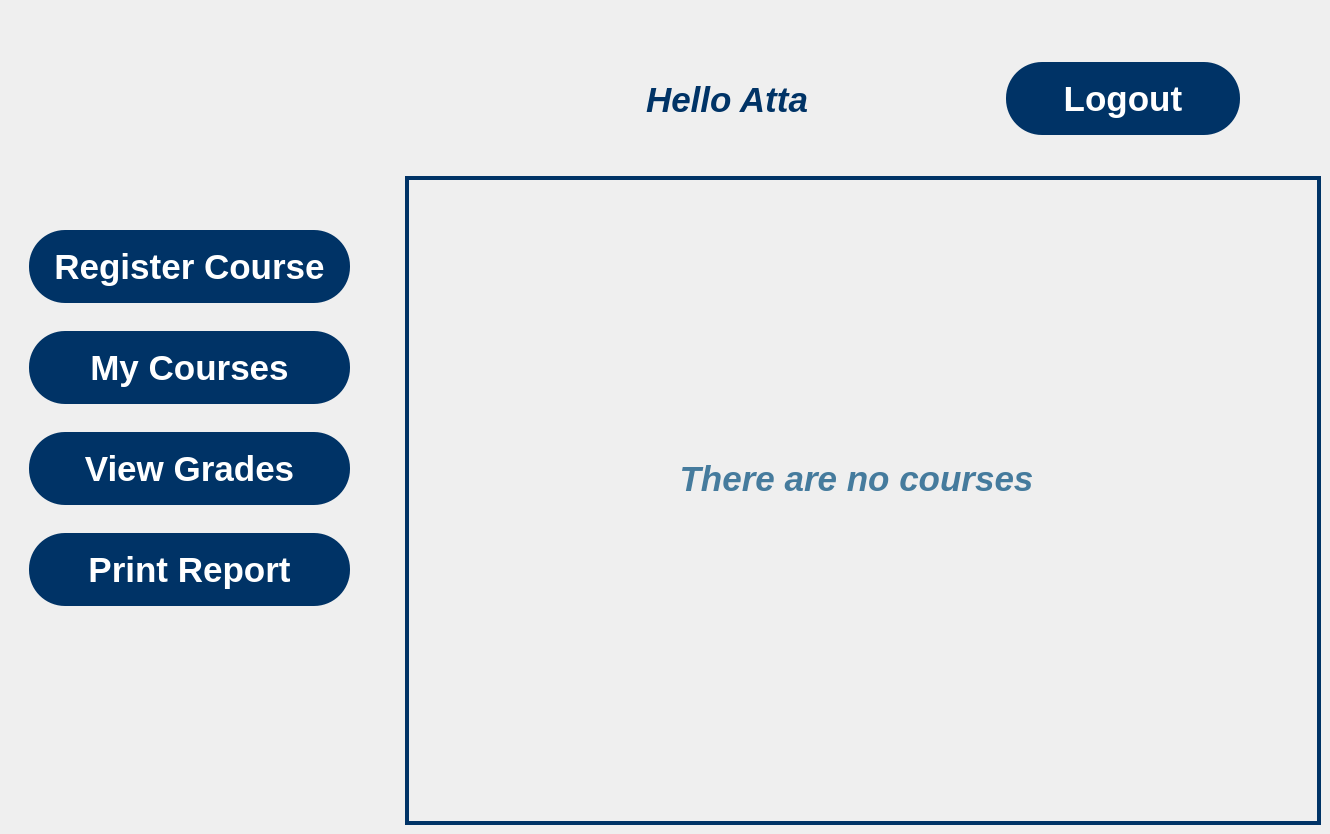
    <widget class="QWidget" name="first_user_page">
     <property name="styleSheet">
      <string notr="true">background-image: url(:/images/images/First_admin_page.png);</string>
     </property>
     <widget class="QPushButton" name="Logoutuser_btn">
      <property name="geometry">
       <rect>
        <x>1006</x>
        <y>62</y>
        <width>234</width>
        <height>73</height>
       </rect>
      </property>
      <property name="font">
       <font>
        <family>Arial</family>
        <pointsize>26</pointsize>
        <bold>true</bold>
       </font>
      </property>
      <property name="cursor">
       <cursorShape>PointingHandCursor</cursorShape>
      </property>
      <property name="styleSheet">
       <string notr="true">background:transparent;
background-color: #003366;
border-radius: 36px;
color:white;</string>
      </property>
      <property name="text">
       <string>Logout</string>
      </property>
     </widget>
     <widget class="QPushButton" name="View_grad_btn">
      <property name="geometry">
       <rect>
        <x>29</x>
        <y>432</y>
        <width>321</width>
        <height>73</height>
       </rect>
      </property>
      <property name="font">
       <font>
        <family>Arial</family>
        <pointsize>26</pointsize>
        <bold>true</bold>
       </font>
      </property>
      <property name="cursor">
       <cursorShape>PointingHandCursor</cursorShape>
      </property>
      <property name="styleSheet">
       <string notr="true">background:transparent;
background-color: #003366;
border-radius: 36px;
color:white;</string>
      </property>
      <property name="text">
       <string>View Grades</string>
      </property>
     </widget>
     <widget class="QPushButton" name="Mycourses_btn">
      <property name="geometry">
       <rect>
        <x>29</x>
        <y>331</y>
        <width>321</width>
        <height>73</height>
       </rect>
      </property>
      <property name="font">
       <font>
        <family>Arial</family>
        <pointsize>26</pointsize>
        <bold>true</bold>
       </font>
      </property>
      <property name="cursor">
       <cursorShape>PointingHandCursor</cursorShape>
      </property>
      <property name="styleSheet">
       <string notr="true">background:transparent;
background-color: #003366;
border-radius: 36px;
color:white;</string>
      </property>
      <property name="text">
       <string>My Courses</string>
      </property>
     </widget>
     <widget class="QLabel" name="Hellouser_txt">
      <property name="enabled">
       <bool>true</bool>
      </property>
      <property name="geometry">
       <rect>
        <x>646</x>
        <y>75</y>
        <width>261</width>
        <height>49</height>
       </rect>
      </property>
      <property name="sizePolicy">
       <sizepolicy hsizetype="Expanding" vsizetype="Expanding">
        <horstretch>0</horstretch>
        <verstretch>0</verstretch>
       </sizepolicy>
      </property>
      <property name="font">
       <font>
        <family>Arial</family>
        <pointsize>26</pointsize>
        <italic>true</italic>
        <bold>true</bold>
       </font>
      </property>
      <property name="styleSheet">
       <string notr="true">background:transparent;
color:#003366;</string>
      </property>
      <property name="text">
       <string>Hello Atta</string>
      </property>
      <property name="textInteractionFlags">
       <set>Qt::TextInteractionFlag::NoTextInteraction</set>
      </property>
     </widget>
     <widget class="QLabel" name="no_courses_lbl_2">
      <property name="enabled">
       <bool>true</bool>
      </property>
      <property name="geometry">
       <rect>
        <x>636</x>
        <y>463</y>
        <width>441</width>
        <height>31</height>
       </rect>
      </property>
      <property name="font">
       <font>
        <family>Arial</family>
        <pointsize>26</pointsize>
        <italic>true</italic>
        <bold>true</bold>
       </font>
      </property>
      <property name="styleSheet">
       <string notr="true">background:transparent;
color:#457B9D;</string>
      </property>
      <property name="text">
       <string>There are no courses</string>
      </property>
      <property name="alignment">
       <set>Qt::AlignmentFlag::AlignCenter</set>
      </property>
     </widget>
     <widget class="QPushButton" name="Register_course_btn">
      <property name="geometry">
       <rect>
        <x>29</x>
        <y>230</y>
        <width>321</width>
        <height>73</height>
       </rect>
      </property>
      <property name="font">
       <font>
        <family>Arial</family>
        <pointsize>26</pointsize>
        <bold>true</bold>
       </font>
      </property>
      <property name="cursor">
       <cursorShape>PointingHandCursor</cursorShape>
      </property>
      <property name="styleSheet">
       <string notr="true">background:transparent;
background-color: #003366;
border-radius: 36px;
color:white;</string>
      </property>
      <property name="text">
       <string>Register Course</string>
      </property>
     </widget>
     <widget class="QTableView" name="all_courses_table_2">
      <property name="geometry">
       <rect>
        <x>405</x>
        <y>176</y>
        <width>916</width>
        <height>649</height>
       </rect>
      </property>
      <property name="sizePolicy">
       <sizepolicy hsizetype="Expanding" vsizetype="Expanding">
        <horstretch>0</horstretch>
        <verstretch>0</verstretch>
       </sizepolicy>
      </property>
      <property name="font">
       <font>
        <family>Arial</family>
        <pointsize>15</pointsize>
        <bold>true</bold>
       </font>
      </property>
      <property name="cursor" stdset="0">
       <cursorShape>PointingHandCursor</cursorShape>
      </property>
      <property name="styleSheet">
       <string notr="true">QTableView{
background: transparent;
gridline-color: rgb(0, 51, 102);
border: 4px solid #003366 ;
color: #457B9D;
}
QHeaderView::section {
	font: 700 16pt &quot;Arial&quot;;
	background-color:  #003366;
    color:  white; 
}
QScrollBar:vertical {
    background: #457B9D;
    width: 10px;
}

QScrollBar:horizontal {
    background: #457B9D; 
    height: 10px; 
}
QScrollBar::handle:vertical, QScrollBar::handle:horizontal {
    background:  #003366; 
    border-radius: 6px;
}



</string>
      </property>
      <property name="editTriggers">
       <set>QAbstractItemView::EditTrigger::NoEditTriggers</set>
      </property>
      <property name="selectionMode">
       <enum>QAbstractItemView::SelectionMode::SingleSelection</enum>
      </property>
      <property name="selectionBehavior">
       <enum>QAbstractItemView::SelectionBehavior::SelectRows</enum>
      </property>
     </widget>
     <widget class="QPushButton" name="Print_report_btn">
      <property name="geometry">
       <rect>
        <x>29</x>
        <y>533</y>
        <width>321</width>
        <height>73</height>
       </rect>
      </property>
      <property name="font">
       <font>
        <family>Arial</family>
        <pointsize>26</pointsize>
        <bold>true</bold>
       </font>
      </property>
      <property name="cursor">
       <cursorShape>PointingHandCursor</cursorShape>
      </property>
      <property name="styleSheet">
       <string notr="true">background:transparent;
background-color: #003366;
border-radius: 36px;
color:white;</string>
      </property>
      <property name="text">
       <string>Print Report</string>
      </property>
     </widget>
    </widget>
